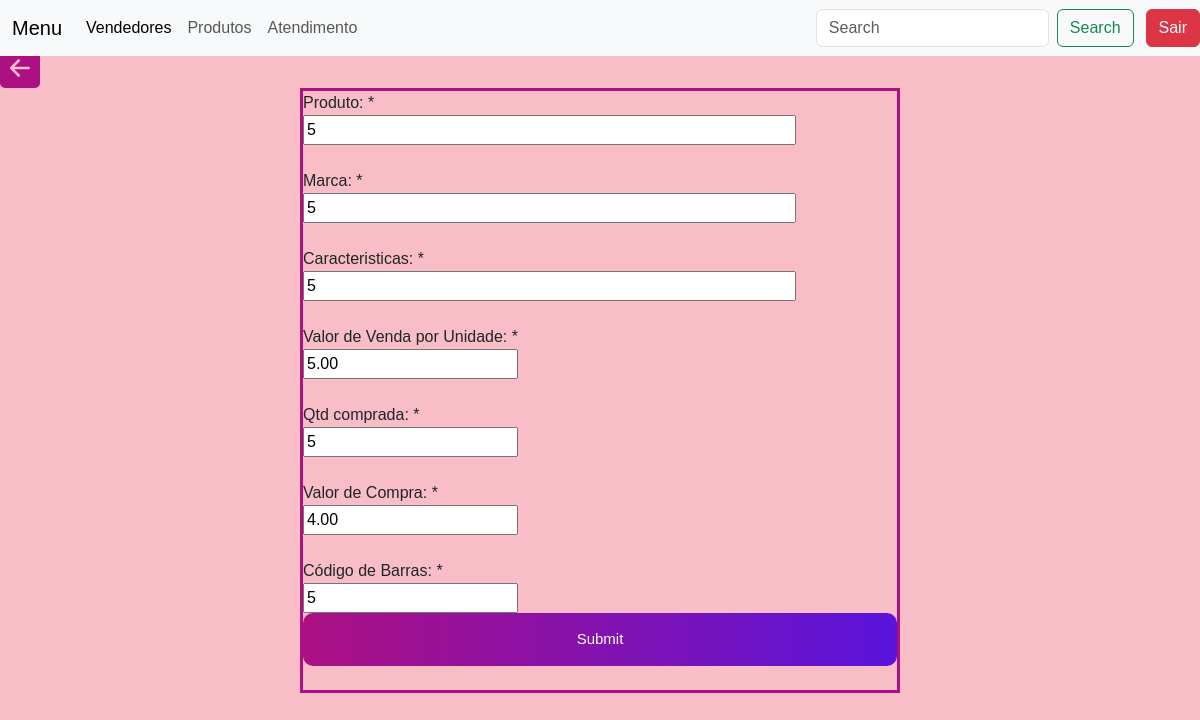
Page /editCatalogo.php?id=17 on the committed database.
### tables this page shows
CREATE TABLE `novos` (
  `id` int(11) NOT NULL,
  `barra` varchar(15) NOT NULL,
  `produto` varchar(50) NOT NULL,
  `marca` text NOT NULL,
  `caracteristicas` varchar(50) NOT NULL,
  `valordevenda` decimal(10,2) NOT NULL,
  `qtdcomprada` int(6) NOT NULL,
  `valordecompra` decimal(10,2) NOT NULL
);

### editCatalogo.php (the view, shortened to what this page needs)
<?php include("cabecalho.php")?>
<?php
    include_once('config.php');
    if(!empty($_GET['id']))
    {
        $id = $_GET['id'];
        $sqlSelect = "SELECT * FROM novos WHERE id=$id";
        $result = $conexao->query($sqlSelect);
        if($result->num_rows > 0)
        {
            while($user_data = mysqli_fetch_assoc($result))
            {
                $barra = $user_data['barra'];
                $produto = $user_data['produto'];
                $marca = $user_data['marca'];
                $caracteristicas = $user_data['caracteristicas'];
                $valordevenda = $user_data['valordevenda'];
                $qtdcomprada =  $user_data['qtdcomprada'];
                $valordecompra = $user_data['valordecompra'];
            }
        }
        else
        {
            header('Location: consultaCatalogo.php');
        }
    }
    else
    {
        header('Location: consultaCatalogo.php');
    }
?>
<!DOCTYPE html>
<html lang="pt-br">
<head>
    <link rel="stylesheet" href="style.css">
</head>
<body>
   <br>
<a href="consultaCatalogo.php" >
</a>
<br>
<fieldset style="width: 50%; height: 220%; margin: 0px auto; background-color:#f8bdc6">
             <form id="insert_form" name="cadastrodeprodutos" method="post" action="saveEditCatalogo.php">
                 <div>
                     <label>Produto: *</label><br>
                     <input type="text"size="50" name="produto" placeholder="Informar nome do produto" id="produto" maxlength="50" value="<?php echo $produto ?>" required>
                 </div><br>
                 <div>
                     <label>Marca: *</label><br>
                     <input type="text" size="50" name="marca" placeholder="Informar a Marca" id="marca" maxlength="" value="<?php echo $marca ?>" required>
                 </div><br>
                 <div>
                     <label>Caracteristicas: *</label><br>
                     <input type="text" size="50" name="caracteristicas" placeholder="Informar cor, modelo etc." id="caracteristicas" maxlength="50" value="<?php echo $caracteristicas ?>">
                     <br>
                 </div><br>
                 <div>
                 <label>Valor de Venda por Unidade: *</label><br>
                     <input type="number" size="306" name="valordevenda" placeholder="valor proposto para venda" id="valordevenda" maxlength="6" value="<?php echo $valordevenda ?>">
                 </div><br>
                 <div>
                 <label>Qtd comprada: *</label><br>
                     <input type="number" size="6" name="qtdcomprada" placeholder="quantidade comprada do lote" id="qtdcomprada" maxlength="6" value="<?php echo $qtdcomprada ?>">
                     <br>
                 </div><br>
                 <div>
                 <label>Valor de Compra: *</label><br>
                     <input type="number" size="6" name="valordecompra" placeholder="valor de compra da unidade" id="valordecompra" maxlength="6" value="<?php echo $valordecompra ?>"><br><br>
</div>
<div>
                     <label>Código de Barras: *</label><br>
                     <input type="number" size="15" name="barra" placeholder="Ler código de Barra" id="barra" maxlength="15" value="<?php echo $barra ?>">
                     <input type="submit" name="update" id="submit">
                 </div><br>
             </form>
 </fieldset>
</body>
</html>

### style.css (style rules this page uses)
body { font-family: Arial, Helvetica, sans-serif; background-color: #f8bdc6; }
fieldset { border: 3px solid rgb(172, 16, 130); }
#submit { background-image: linear-gradient(to right, rgb(172, 16, 130), rgb(90,20,220)); width: 100%; border: none; padding: 15px; color: white; font-size: 15px; cursor: pointer; border-radius: 10px; }
#voltar { margin-top: 2%; margin-left: -0.8%; width: 5vw; height: 5vh; fill: rgb(172, 16, 130); }

### rows in the picture
novos: produto "5", marca "5", caracteristicas "5", valordevenda "5.00", qtdcomprada "5", valordecompra "4.00", barra "5"
